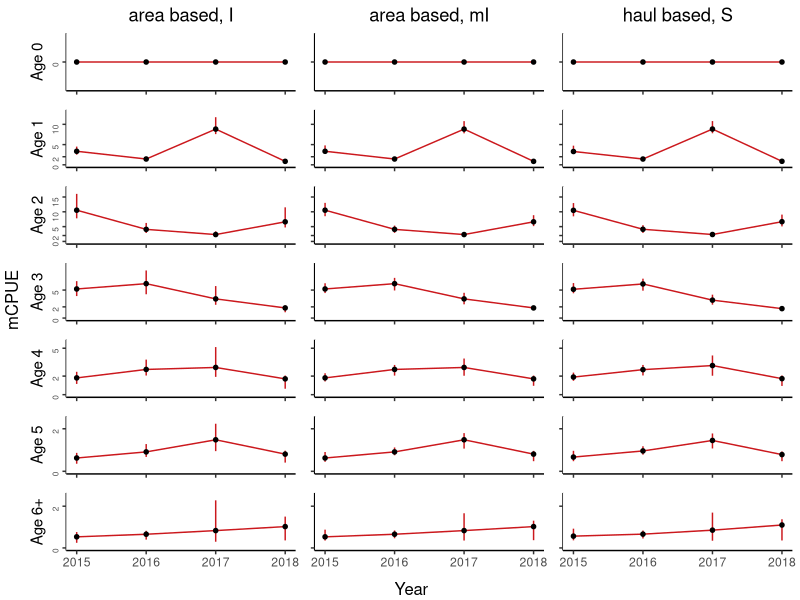
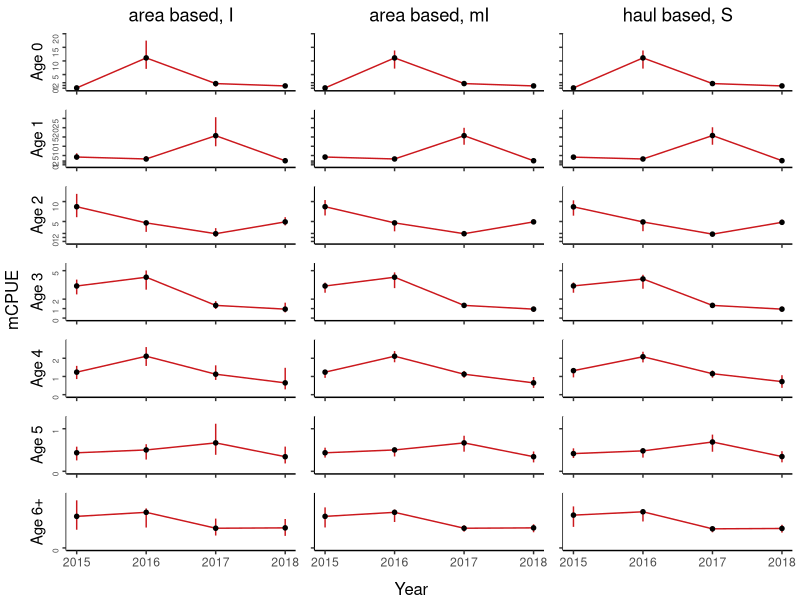
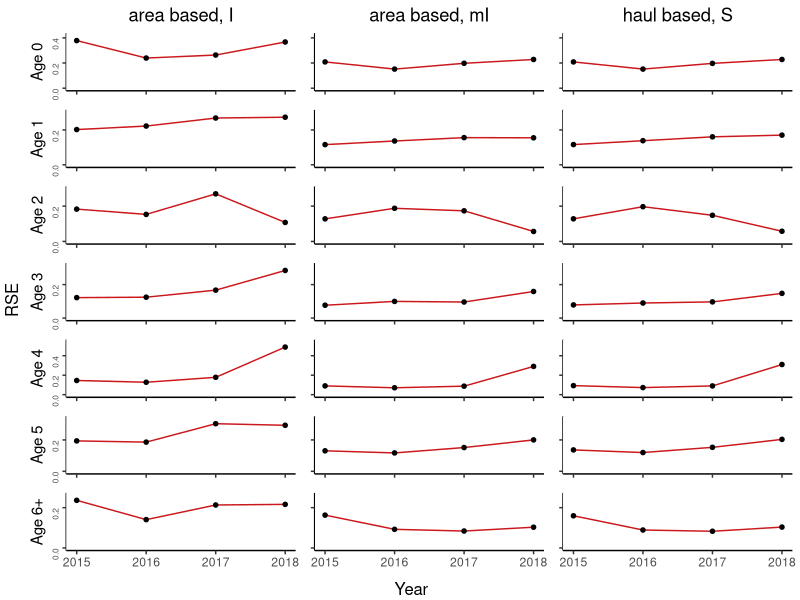
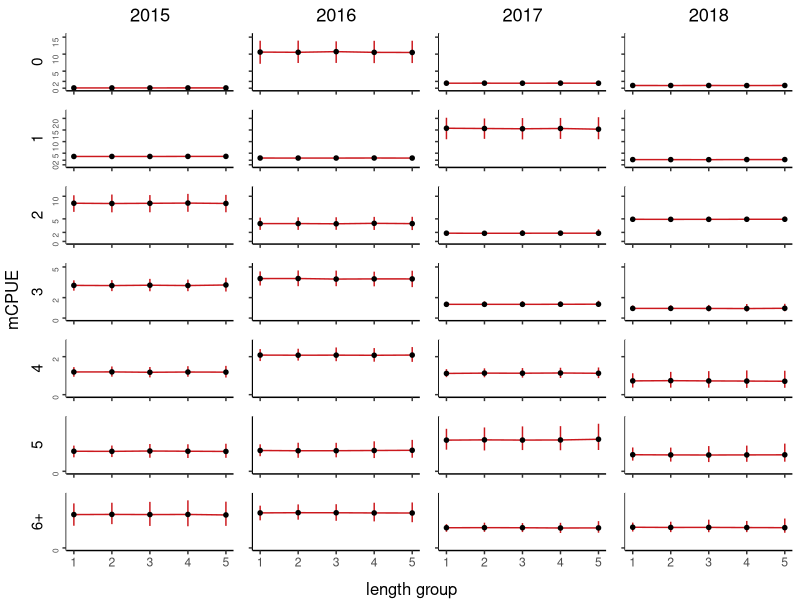
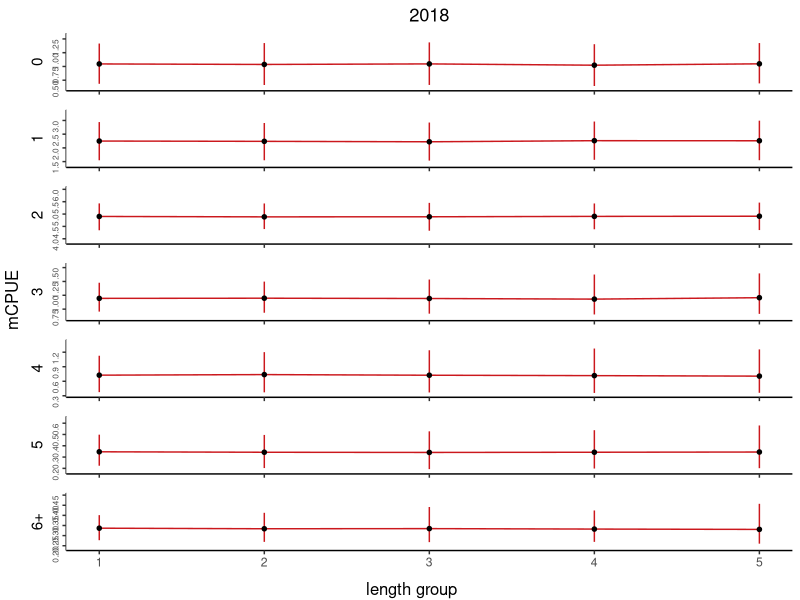
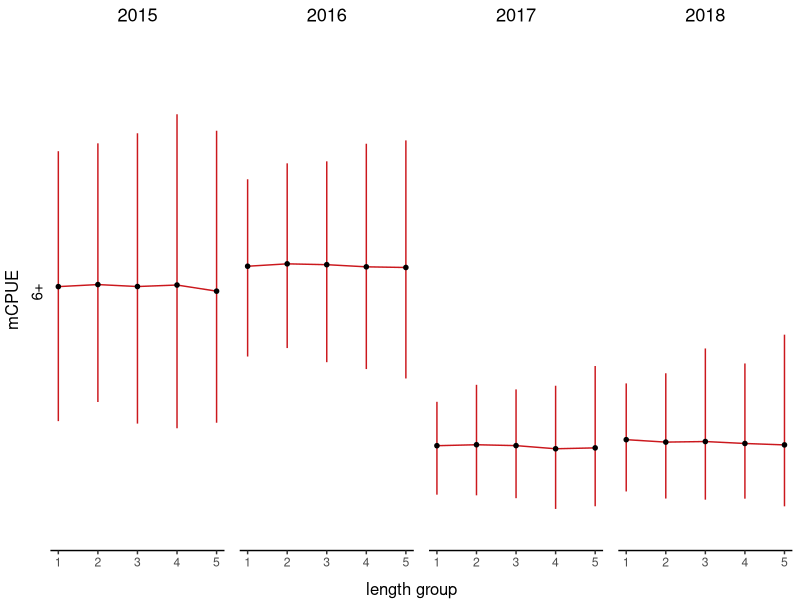

Source code (R) for these figures, in order:
#
# Example of tabulated plot inspired by Gerritsen et al. 2006
#

library(ggplot2)
library(grid)
library(gridExtra)
library(egg)

#' @noRd
makeColorMap <- function(columns, color){
  colors <- as.list(rep(color, length(columns)))
  names(colors) <- columns
  return(colors)
}

#' @noRd
panelPlot  <- function(plotdata, xVariable, yVariable, yVariableUpper, yVariableLower, xlimrow, ylimcol, ylabel, basetheme, showX=F, showY=F, title=NULL, pointcol="white", linecol="black", errorcol="black", tickmarks=NULL){
  
  panelplot <- ggplot(plotdata, aes_string(x=xVariable, y=yVariable)) + xlim(xlimrow) + ylab(ylabel) + ylim(ylimcol)

  #error bars
  if (!is.null(yVariableUpper) & !is.null(yVariableLower)){
    panelplot <- panelplot + geom_linerange(aes_string(ymin=yVariableLower, ymax=yVariableUpper), color=errorcol)
  }
  
  #points and lines
  if (nrow(plotdata) == 0){
    panelplot <- panelplot + geom_blank()
  }
  else{
    panelplot <- panelplot + geom_line(color=linecol) + geom_point(shape=20, size=2, color=pointcol)
  }
  
  panelplot <- panelplot + basetheme()
  panelplot <- panelplot + theme(panel.grid.minor = element_blank(), panel.grid.major = element_blank())
  if (!is.null(tickmarks)){
    panelplot <- panelplot + scale_y_continuous(breaks=tickmarks, limits = ylimcol)
  }
  if (!showX){
    panelplot <- panelplot + theme(axis.title.x = element_blank(), axis.text.x=element_blank())
  }
  else{
    panelplot <- panelplot + theme(axis.title.x = element_blank())
  }
  if (!showY){
    panelplot <- panelplot + theme(axis.title.y = element_blank(), axis.text.y=element_blank())
  }
  if (!is.null(title)){
    panelplot <- panelplot + ggtitle(title)
  }
  
  return(panelplot)
}

#' Table plot
#' @description 
#'  makes a tabulated plot of estimates grouped by two covariates, one for columns, one for rows. axes of all plots are the same variables.
#' @details 
#'  If 'yVariableUpper' and 'yVaraiateLower' is not provided, error bars will not be plotted
#' @param data data.table() with data, must contain columns identified by parameters 'columnGroups', 'rowGroups', 'xVariable' and 'yVariable'
#' @param columnGroups character() identifies column in data that identifies the grouping used for columns in the plot
#' @param rowGRoups character() identifies column in data that identifies the grouping used for rows in the plot
#' @param xVariable character() identifies column in data containting variable to be used for x-axis
#' @param yVariable character() identifies column in data containing variable to be used for y-axis
#' @param yVariableLower character(), optional, identifies column in data containing lower limits for error bars
#' @param yVariableUpper character(), optional,  identifies column in data containing upper limits for error bars
#' @param ylab character(), optional, label for y-axis, if not provided 'yVariable' will be used.
#' @param ymin numeric(), optional, lower bounds of y axis, if not NULL y axis will be adopted to data for each column
#' @param ymax numeric(), optional, upper bounds of y axis, if not provided y axis will be adopted to data for each column
#' @param xlim vector, optional, lower and upper bounds of x axis, if not provided y axis will be adapted to data for each row
#' @param pointcol character() or named list mapping the values in data[,columnGroups] to colors, color of points in plots
#' @param linecol character() or named list mapping the values in data[,columnGroups] to colors color of connecting lines in plots
#' @param errorcol character() or named list mapping the values in data[,columnGroups] to colors color of error bars
#' @param tickmarks numeric() specifies tickmarks for y-axis
#' @param basetheme ggplot2 - theme function to use for plotting. Default adjusts y-axis label alignments to account for variable width of tick-labels.
stackedPanels <- function(data, columnGroups, rowGroups, xVariable, yVariable, yVariableLower=NULL, yVariableUpper=NULL, ylab=NULL, xlab=NULL, xlim=NULL, ymin=0, ymax=NULL, pointcol="black", linecol="#cb181d", errorcol="#cb181d", tickmarks=NULL, basetheme=function(x){ggplot2::theme_classic() + theme(plot.title = element_text(hjust = 0.5), axis.text.y = element_text(angle = 90, hjust = 1, size=6))}){
  
  if(is.numeric(columnGroups) | is.numeric(rowGroups)){
    stop("ColumnGroups and rowGroups can not be numeric variables. Covert with as.character()")
  }
  
  if (!all(c(columnGroups, rowGroups, xVariable, yVariable) %in% names(data))){
    stop("Some arguments (columnGroups, rowGroups, xVariable, yVariable) not found in data.")
  }
  
  if (any(is.na(data[,c(columnGroups, rowGroups, xVariable)]))){
    stop("NAs in grouping variables or x variable")
  }

  if (is.null(yVariableUpper) + is.null(yVariableLower) == 1){
    stop("Provide either both yVariableUpper and yVariableLower, or neither of them")
  }
  
  if (is.null(ylab)){
    ylab <- yVariable
  }
  
  if (is.null(xlab)){
    xlab <- xVariable
  }
  
  rows <- sort(unique(unlist(data[,rowGroups])))
  cols <- sort(unique(unlist(data[,columnGroups])))
  
  if (is.character(linecol)){
    linecol <- makeColorMap(cols, linecol)
  }
  if (is.character(pointcol)){
    pointcol <- makeColorMap(cols, pointcol)
  }
  if (is.character(errorcol)){
    errorcol <- makeColorMap(cols, errorcol)
  }
  
  panels <- list()
  for (row in rows){
    
    #determine ylims if necessary
    minvar <- yVariable
    if (!is.null(yVariableLower)){
      minvar <- yVariableLower  
    }
    miny <- ymin
    if (is.null(miny)){
      miny <- min(data[data[,rowGroups] == row,minvar])
      miny <- miny - abs(miny) * .1
    }
    
    maxvar <- yVariable
    if (!is.null(yVariableUpper)){
      maxvar <- yVariableUpper  
    }
    maxy <- ymax
    if (is.null(maxy)){
      maxy <- max(data[data[,rowGroups] == row,maxvar])
      maxy <- maxy + abs(maxy) * .1
    }
    ylimcol <- c(miny, maxy)
    
    for (col in cols){
      xlimrow <- xlim
      if (is.null(xlimrow)){
        xlimrow <- c(min(data[data[,columnGroups] == col,xVariable]), max(data[data[,columnGroups] == col,xVariable]))
      }
      
      title <- NULL
      if (row == rows[1]){
        title = col
      }
      
      plotdata <- data[data[,columnGroups] == col & data[,rowGroups] == row,]
      panel <- panelPlot(plotdata, xVariable, yVariable, yVariableUpper, yVariableLower, xlimrow, ylimcol, showX=(row == rows[length(rows)]), showY=(col == cols[1]), ylabel=row, basetheme=basetheme, title=title, pointcol=pointcol[[col]], linecol=linecol[[col]], errorcol=errorcol[[col]], tickmarks=tickmarks)
      panels[[paste(row, col, sep="/")]] <- panel
      
    }
  }
  
  ggarrange(
    plots=panels,
    nrow=length(rows),
    left=ylab,
    bottom=xlab
    )
}
warning("Change file reference to package location")
warning("Check which CI to use")
warning("Check axis labels")

#
# compare the estimated mCPUE from the two ALKs for each age group (showing confidence intervals)
#

alkresult <- read.csv("data/ALKs_results.csv", sep=";", stringsAsFactors = F, dec = ",", na.strings = c("#N/A"))
alkresult$bs <- NULL
alkresult[alkresult$Bootstrap=="Stratified", "bs"] <- "S"
alkresult[alkresult$Bootstrap=="ICES-IBTS", "bs"] <- "I"
alkresult[alkresult$Bootstrap=="Modified-ICES", "bs"] <- "mI"
alkresult$ALKm <- paste(alkresult$ALK, alkresult$bs, sep=", ")
alkresult$age <- paste("Age", alkresult$age)

# Using Q1 and all years

alkq1 <- alkresult[alkresult$Quarter=="Q1",]
stackedPanels(data = alkq1, columnGroups = "ALKm", rowGroups = "age", xVariable = "Year", yVariable = "mCPUE", "Q025", "Q975", tickmarks = c(0,2,5,10,15,20,25))

# Using Q3 and all years

alkq3 <- alkresult[alkresult$Quarter=="Q3",]
stackedPanels(data = alkq3, columnGroups = "ALKm", rowGroups = "age", xVariable = "Year", yVariable = "mCPUE", "Q025", "Q975", tickmarks = c(0,1,2,5,10,15,20,25))

#
# Compare expected RSE from the three bootstrap procedures for each age group
# Using Q3 and all years
#
stackedPanels(data = alkq3, columnGroups = "ALKm", rowGroups = "age", xVariable = "Year", yVariable = "RSE", tickmarks = c(0,.2,.4,.6))

#
# Compare resampling for haul based ALK
#
resamplingPrXcm <- read.csv("data/OtolithsOnly_1_per_xcm_haulBased.csv", sep=";", stringsAsFactors = F, dec=",")
resamplingPrXcm$Year <- as.character(resamplingPrXcm$Year)
resamplingPrXcmQ1 <- resamplingPrXcm[resamplingPrXcm$Quarter=="Q1",]
resamplingPrXcmQ3 <- resamplingPrXcm[resamplingPrXcm$Quarter=="Q3",]

# Using Q3 and all years
stackedPanels(data = resamplingPrXcmQ3, columnGroups = "Year", rowGroups = "age", xVariable = "Otolith_1cm", yVariable = "mean", "Q025", "Q975", xlab="length group", ylab="mCPUE", tickmarks = c(0,2,5,10,15,20,25))

#some variants to higlight variances
resamplingPrXcmQ32018 <- resamplingPrXcmQ3[resamplingPrXcmQ3$Year=="2018",]
stackedPanels(data = resamplingPrXcmQ32018, columnGroups = "Year", rowGroups = "age", xVariable = "Otolith_1cm", yVariable = "mean", "Q025", "Q975", xlab="length group", ylab="mCPUE", ymin=NULL)
resamplingPrXcmQ3plusG <- resamplingPrXcmQ3[resamplingPrXcmQ3$age=="6+",]
stackedPanels(data = resamplingPrXcmQ3plusG, columnGroups = "Year", rowGroups = "age", xVariable = "Otolith_1cm", yVariable = "mean", "Q025", "Q975", xlab="length group", ylab="mCPUE", tickmarks = c(0,2,5,10,15,20,25), ymin=NULL)
